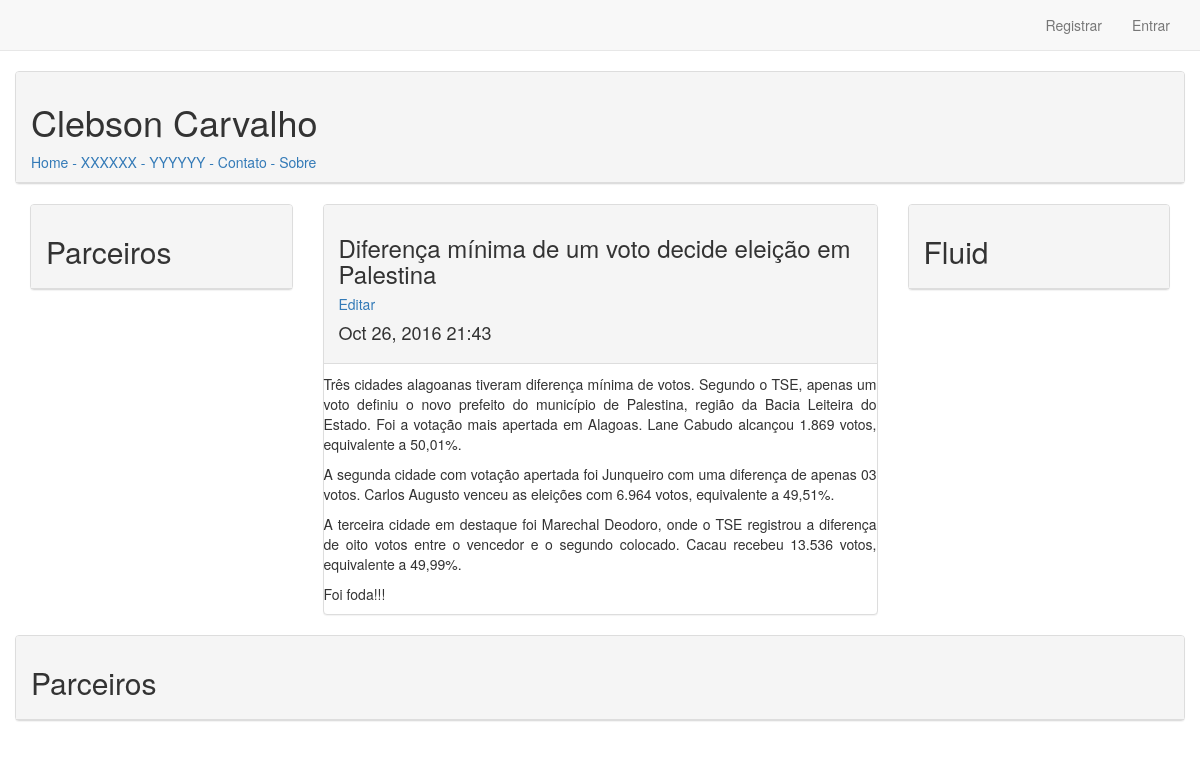
The app's page /detailPost/6/, older data.
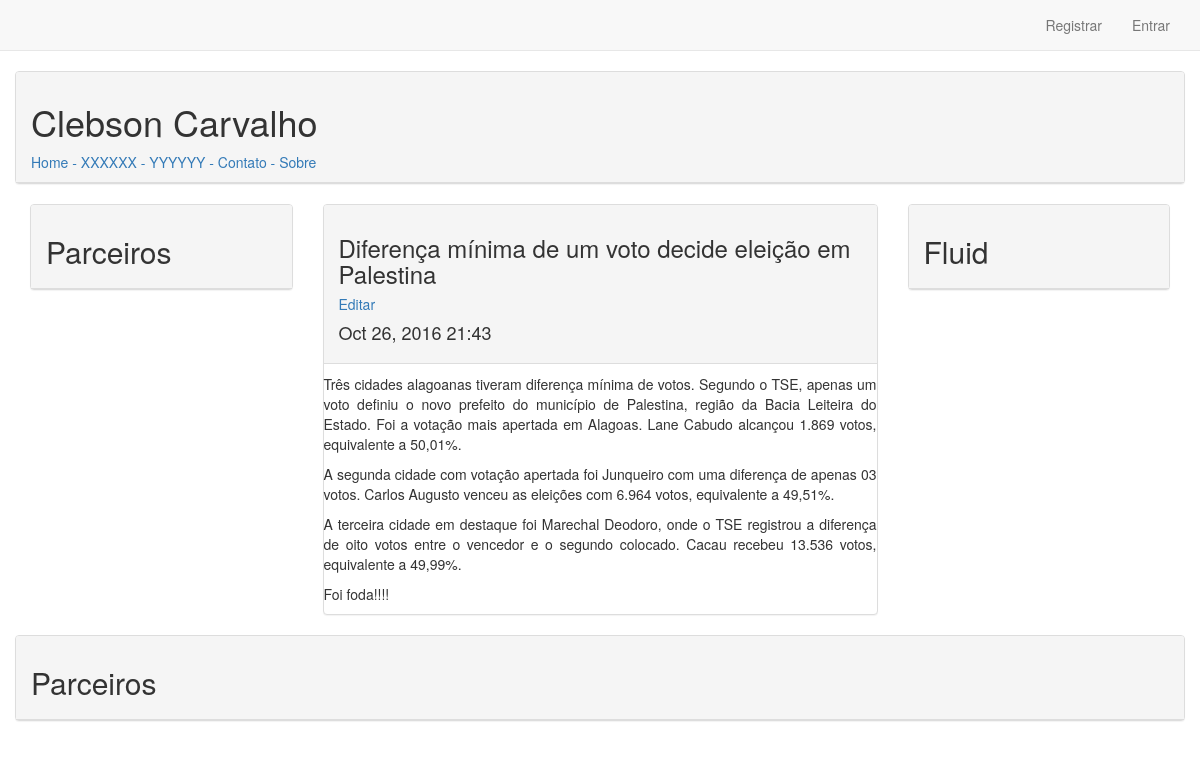
The same page, newer data.
### blogs/models.py (models this page shows, shortened)
class BlogPost(models.Model):
    titulo = models.CharField(max_length=200)
    texto = models.TextField()
    textResumo = models.TextField(max_length=400, null=True)
    dataAdd = models.DateTimeField(auto_now_add=True)
    usuario = models.ForeignKey(User)

### blogs/views.py (the view)
# urls.py: url(r'^detailPost/(?P<post_id>\d+)/$', views.detailPost, name='detailPost'),
def detailPost(request, post_id):
	post = BlogPost.objects.get(id = post_id)
	context = {'post':post}
	return render(request, 'blogs/detailPost.html', context)

### blogs/templates/blogs/detailPost.html (shortened to what this page needs)
{% extends "blogs/base.html" %}
{% load bootstrap3 %}
{% block content %}
	<div class="panel panel-default">
        <div class="panel-heading">
            <h3>
                {{ post.titulo }}<a href="{% url 'blogs:editPost' post.id%}"><h5>Editar</h5></a>
            </h3>
            <h4>
                {{ post.dataAdd|date:'M d, Y H:i' }}
            </h4>
        </div>
        <div align="justify">
            <p>
                {{ post.texto|linebreaks }}
            </p>
        </div>
    </div>
{% endblock content %}

Row changes from the older to the newer data that the page shows:
changed BlogPost "Diferença mínima de um voto decide eleição em Palestina": texto "…equivalente a 49,99%. Foi foda!!!" → "…equivalente a 49,99%. Foi foda!!!!"
